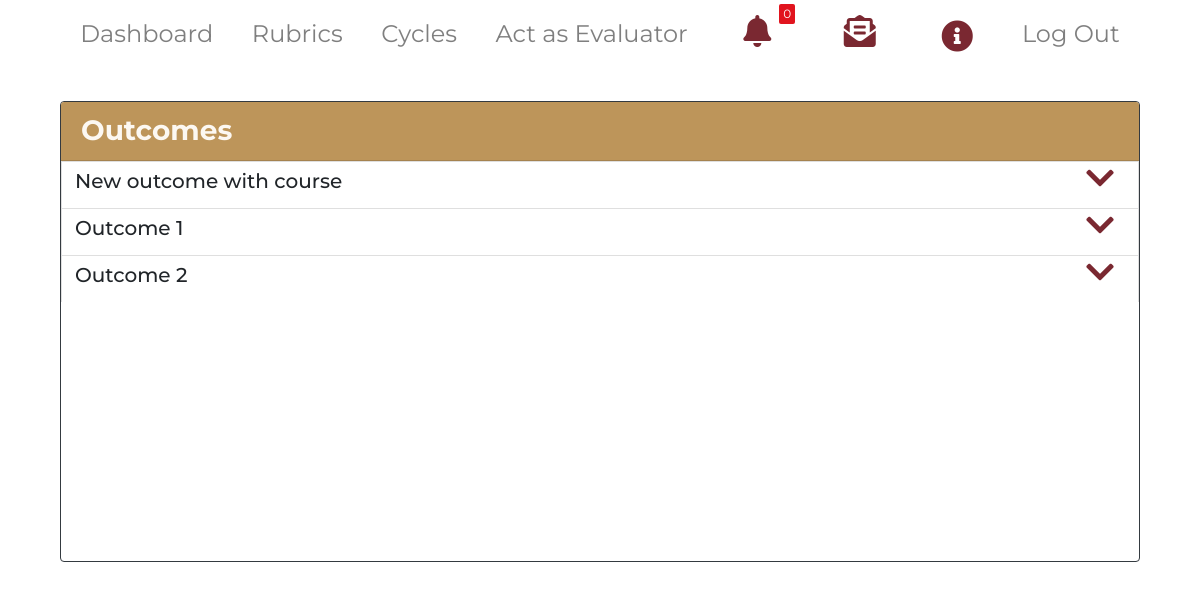
The app's page /outcomes (signed in), older data.
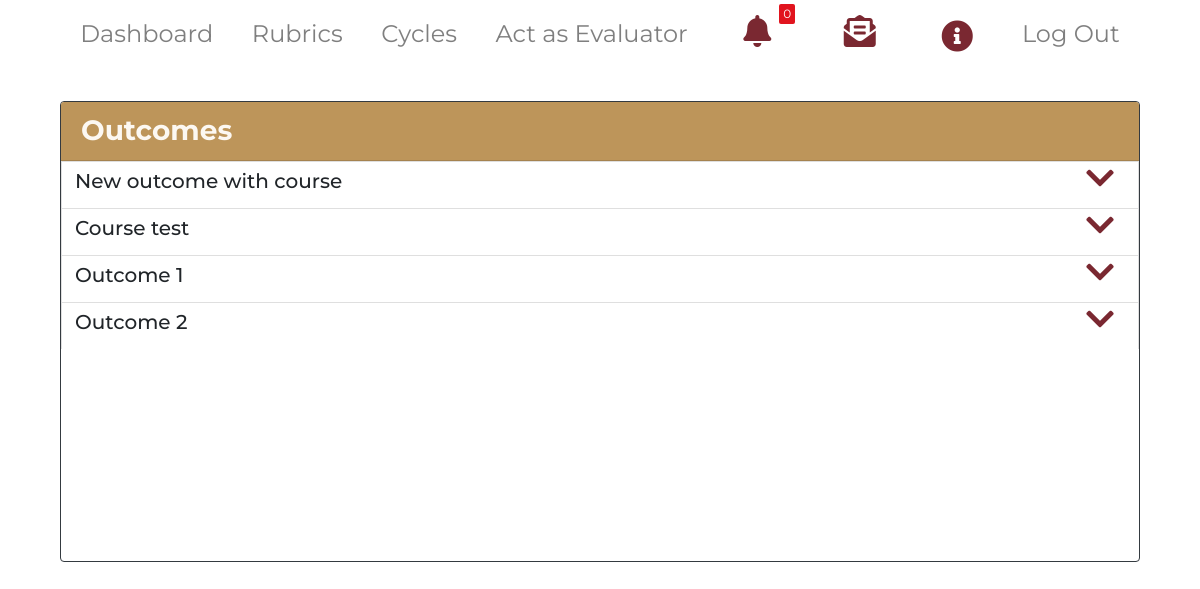
The same page, newer data.
### main/models.py (models this page shows, shortened)
class Outcome(models.Model):
    title = models.CharField(max_length=200, default='', null=True)
    desc = models.CharField(max_length=600, null=True)
    status = models.BooleanField(default=True)
    cycle = models.ManyToManyField(Cycle)
    course = models.ManyToManyField(Course)
    coordinator = models.ForeignKey(CoOrdinator,null=True,on_delete=models.CASCADE)

class Cycle(models.Model):
    year = models.PositiveIntegerField()
    semester = models.CharField(max_length=200)
    startDate = models.DateField(default=None)
    endDate = models.DateField(default=None, null=True)
    isCurrent = models.BooleanField(default=True)
    coordinator = models.ForeignKey(CoOrdinator,null=True,on_delete=models.CASCADE)

### main/views.py (the view)
# urls.py: path('outcomes', views.outcomes, name = 'outcomes'),
@user_passes_test(admin_test)
def outcomes(request):
    outcomes = Outcome.objects.all()
    measures = Measure.objects.all()
    cycles = Cycle.objects.all()
    data = dict()
    for measure in measures:
        evaluations = evaluate_rubric.objects.filter(measure=measure).count()
        if(evaluations>0):
            if measure.tool_type == 'Rubric':
                data.update({measure.id: rubric_data(measure.id)})
            elif measure.tool_type == 'Test score':
                data.update({measure.id: test_score_data(measure.test_score, measure.id)})
    context = {'outcomes':outcomes, 'measures':measures, 'cycles':cycles, 'outcome': 'active','notification_count' : Notification.objects.filter(read=False).count(),
    'notifications' : Notification.objects.filter(read=False).order_by('-created_at' ), 'data':data
}
    return render(request, 'main/outcomes.html', context)

### main/models.py (called while the page is built)
    def __str__(self):
        return self.title

    def __str__(self):
        return self.test

    def __str__(self):
        return self.measureTitle

### main/views.py (called while the page is built)
def admin_test(user):
    return user.is_staff

### main/templates/main/outcomes.html (shortened to what this page needs)
{% extends  'main/adminbase.html' %}
{%load static%}
{% block body_block%}
    <div class = "container-fluid">
      <div class = "container" id = "main_content">
        <div class = "col col-lg-12 col-md-12 col-sm-12">
                  <div  class = "card border-dark mb-3 justify-content-center" >
                    <h3 class = "card-header title">
                    <div class = "d-flex justify-content-between">
                      <span>Outcomes</span>
                    </div>
                    </h3>
        <ul id = "over" class="list-group" style="overflow-y:scroll; height: 50vh">
    {%for outcome in outcomes%}
        <div class="accordion" id="accordionExample">
          {%for cycle in outcome.cycle.all%}
            {%if cycle.isCurrent%}
          <div class="card" >
            <div class="card-contents" id="headingOne" data-toggle="collapse" data-target="#collapseOne{{outcome.id}}" aria-expanded="true" aria-controls="collapseOne">
              <h2 class="mb-0 d-flex justify-content-between" >
                <span class="btn text-left"  style="text-decoration:none;">
                  <h5 class = "outcome_title">  {{outcome.title}} </h5>
                </span>
                <i class="fas fa-chevron-down mr-4 justify-items-center" style="color:#7a2831"></i>
              </h2>
            </div>
    </div>
          {%endif%}
          {%endfor%}
        </div>
  {%endfor%}
</div>
</div>
</div>
</div>
{%endblock%}

Row changes from the older to the newer data that the page shows:
now on this page (row edited): Outcome: title "Course test"
